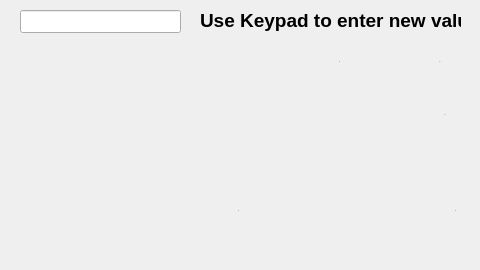
<?xml version="1.0" encoding="UTF-8"?>
<ui version="4.0">
 <class>Keypad</class>
 <widget class="QDialog" name="Keypad">
  <property name="geometry">
   <rect>
    <x>0</x>
    <y>0</y>
    <width>480</width>
    <height>270</height>
   </rect>
  </property>
  <property name="font">
   <font>
    <pointsize>14</pointsize>
    <weight>75</weight>
    <bold>true</bold>
   </font>
  </property>
  <property name="windowTitle">
   <string>Dialog</string>
  </property>
  <property name="styleSheet">
   <string notr="true">background-image: url(480x200/Touch-Keyboard.png);</string>
  </property>
  <widget class="QPushButton" name="vbutton">
   <property name="geometry">
    <rect>
     <x>162</x>
     <y>140</y>
     <width>35</width>
     <height>39</height>
    </rect>
   </property>
   <property name="font">
    <font>
     <pointsize>1</pointsize>
     <weight>75</weight>
     <bold>true</bold>
    </font>
   </property>
   <property name="styleSheet">
    <string notr="true">background-image: url(:/images/empty.png);
color: rgb(255, 255, 0);
border-radius:10px;</string>
   </property>
   <property name="text">
    <string>A</string>
   </property>
  </widget>
  <widget class="QPushButton" name="zbutton">
   <property name="geometry">
    <rect>
     <x>42</x>
     <y>140</y>
     <width>35</width>
     <height>39</height>
    </rect>
   </property>
   <property name="font">
    <font>
     <pointsize>1</pointsize>
     <weight>75</weight>
     <bold>true</bold>
    </font>
   </property>
   <property name="styleSheet">
    <string notr="true">background-image: url(:/images/empty.png);
color: rgb(255, 255, 0);
border-radius:10px;</string>
   </property>
   <property name="text">
    <string>A</string>
   </property>
  </widget>
  <widget class="QPushButton" name="cbutton">
   <property name="geometry">
    <rect>
     <x>122</x>
     <y>140</y>
     <width>35</width>
     <height>39</height>
    </rect>
   </property>
   <property name="font">
    <font>
     <pointsize>1</pointsize>
     <weight>75</weight>
     <bold>true</bold>
    </font>
   </property>
   <property name="styleSheet">
    <string notr="true">background-image: url(:/images/empty.png);
color: rgb(255, 255, 0);
border-radius:10px;</string>
   </property>
   <property name="text">
    <string>A</string>
   </property>
  </widget>
  <widget class="QPushButton" name="pbutton">
   <property name="geometry">
    <rect>
     <x>362</x>
     <y>40</y>
     <width>35</width>
     <height>43</height>
    </rect>
   </property>
   <property name="font">
    <font>
     <pointsize>1</pointsize>
     <weight>75</weight>
     <bold>true</bold>
    </font>
   </property>
   <property name="styleSheet">
    <string notr="true">background-image: url(:/images/empty.png);
color: rgb(255, 255, 0);
border-radius:10px;</string>
   </property>
   <property name="text">
    <string>A</string>
   </property>
  </widget>
  <widget class="QPushButton" name="ibutton">
   <property name="geometry">
    <rect>
     <x>282</x>
     <y>40</y>
     <width>35</width>
     <height>43</height>
    </rect>
   </property>
   <property name="font">
    <font>
     <pointsize>1</pointsize>
     <weight>75</weight>
     <bold>true</bold>
    </font>
   </property>
   <property name="styleSheet">
    <string notr="true">background-image: url(:/images/empty.png);
color: rgb(255, 255, 0);
border-radius:10px;</string>
   </property>
   <property name="text">
    <string>A</string>
   </property>
  </widget>
  <widget class="QPushButton" name="jbutton">
   <property name="geometry">
    <rect>
     <x>252</x>
     <y>92</y>
     <width>35</width>
     <height>43</height>
    </rect>
   </property>
   <property name="font">
    <font>
     <pointsize>1</pointsize>
     <weight>75</weight>
     <bold>true</bold>
    </font>
   </property>
   <property name="styleSheet">
    <string notr="true">background-image: url(:/images/empty.png);
color: rgb(255, 255, 0);
border-radius:10px;</string>
   </property>
   <property name="text">
    <string>A</string>
   </property>
  </widget>
  <widget class="QPushButton" name="spacebutton">
   <property name="geometry">
    <rect>
     <x>122</x>
     <y>190</y>
     <width>233</width>
     <height>41</height>
    </rect>
   </property>
   <property name="font">
    <font>
     <pointsize>1</pointsize>
     <weight>75</weight>
     <bold>true</bold>
    </font>
   </property>
   <property name="styleSheet">
    <string notr="true">background-image: url(:/images/empty.png);

border-radius:10px;</string>
   </property>
   <property name="text">
    <string>A</string>
   </property>
  </widget>
  <widget class="QPushButton" name="fbutton">
   <property name="geometry">
    <rect>
     <x>132</x>
     <y>92</y>
     <width>35</width>
     <height>42</height>
    </rect>
   </property>
   <property name="font">
    <font>
     <pointsize>1</pointsize>
     <weight>75</weight>
     <bold>true</bold>
    </font>
   </property>
   <property name="styleSheet">
    <string notr="true">background-image: url(:/images/empty.png);
color: rgb(255, 255, 0);
border-radius:10px;</string>
   </property>
   <property name="text">
    <string>A</string>
   </property>
  </widget>
  <widget class="QPushButton" name="sbutton">
   <property name="geometry">
    <rect>
     <x>52</x>
     <y>92</y>
     <width>35</width>
     <height>43</height>
    </rect>
   </property>
   <property name="font">
    <font>
     <pointsize>1</pointsize>
     <weight>75</weight>
     <bold>true</bold>
    </font>
   </property>
   <property name="styleSheet">
    <string notr="true">background-image: url(:/images/empty.png);
color: rgb(255, 255, 0);
border-radius:10px;</string>
   </property>
   <property name="text">
    <string>A</string>
   </property>
  </widget>
  <widget class="QPushButton" name="dbutton">
   <property name="geometry">
    <rect>
     <x>92</x>
     <y>92</y>
     <width>35</width>
     <height>43</height>
    </rect>
   </property>
   <property name="font">
    <font>
     <pointsize>1</pointsize>
     <weight>75</weight>
     <bold>true</bold>
    </font>
   </property>
   <property name="styleSheet">
    <string notr="true">background-image: url(:/images/empty.png);
color: rgb(255, 255, 0);
border-radius:10px;</string>
   </property>
   <property name="text">
    <string>A</string>
   </property>
  </widget>
  <widget class="QPushButton" name="obutton">
   <property name="geometry">
    <rect>
     <x>322</x>
     <y>40</y>
     <width>35</width>
     <height>43</height>
    </rect>
   </property>
   <property name="font">
    <font>
     <pointsize>1</pointsize>
     <weight>75</weight>
     <bold>true</bold>
    </font>
   </property>
   <property name="styleSheet">
    <string notr="true">background-image: url(:/images/empty.png);
border-radius:10px;</string>
   </property>
   <property name="text">
    <string>A</string>
   </property>
  </widget>
  <widget class="QPushButton" name="kbutton">
   <property name="geometry">
    <rect>
     <x>292</x>
     <y>92</y>
     <width>35</width>
     <height>43</height>
    </rect>
   </property>
   <property name="font">
    <font>
     <pointsize>1</pointsize>
     <weight>75</weight>
     <bold>true</bold>
    </font>
   </property>
   <property name="styleSheet">
    <string notr="true">background-image: url(:/images/empty.png);
color: rgb(255, 255, 0);
border-radius:10px;</string>
   </property>
   <property name="text">
    <string>A</string>
   </property>
  </widget>
  <widget class="QPushButton" name="nbutton">
   <property name="geometry">
    <rect>
     <x>242</x>
     <y>140</y>
     <width>35</width>
     <height>39</height>
    </rect>
   </property>
   <property name="font">
    <font>
     <pointsize>1</pointsize>
     <weight>75</weight>
     <bold>true</bold>
    </font>
   </property>
   <property name="styleSheet">
    <string notr="true">background-image: url(:/images/empty.png);
color: rgb(255, 255, 0);
border-radius:10px;</string>
   </property>
   <property name="text">
    <string>A</string>
   </property>
  </widget>
  <widget class="QPushButton" name="wbutton">
   <property name="geometry">
    <rect>
     <x>42</x>
     <y>40</y>
     <width>35</width>
     <height>43</height>
    </rect>
   </property>
   <property name="font">
    <font>
     <pointsize>1</pointsize>
     <weight>75</weight>
     <bold>true</bold>
    </font>
   </property>
   <property name="styleSheet">
    <string notr="true">background-image: url(:/images/empty.png);
color: rgb(255, 255, 0);
border-radius:10px;</string>
   </property>
   <property name="text">
    <string>A</string>
   </property>
  </widget>
  <widget class="QPushButton" name="gbutton">
   <property name="geometry">
    <rect>
     <x>172</x>
     <y>92</y>
     <width>35</width>
     <height>43</height>
    </rect>
   </property>
   <property name="font">
    <font>
     <pointsize>1</pointsize>
     <weight>75</weight>
     <bold>true</bold>
    </font>
   </property>
   <property name="styleSheet">
    <string notr="true">background-image: url(:/images/empty.png);
color: rgb(255, 255, 0);
border-radius:10px;</string>
   </property>
   <property name="text">
    <string>A</string>
   </property>
  </widget>
  <widget class="QPushButton" name="ebutton">
   <property name="geometry">
    <rect>
     <x>82</x>
     <y>40</y>
     <width>35</width>
     <height>43</height>
    </rect>
   </property>
   <property name="font">
    <font>
     <pointsize>1</pointsize>
     <weight>75</weight>
     <bold>true</bold>
    </font>
   </property>
   <property name="styleSheet">
    <string notr="true">background-image: url(:/images/empty.png);
color: rgb(255, 255, 0);
border-radius:10px;</string>
   </property>
   <property name="text">
    <string>A</string>
   </property>
  </widget>
  <widget class="QPushButton" name="rbutton">
   <property name="geometry">
    <rect>
     <x>122</x>
     <y>40</y>
     <width>35</width>
     <height>43</height>
    </rect>
   </property>
   <property name="font">
    <font>
     <pointsize>1</pointsize>
     <weight>75</weight>
     <bold>true</bold>
    </font>
   </property>
   <property name="styleSheet">
    <string notr="true">background-image: url(:/images/empty.png);
color: rgb(255, 255, 0);
border-radius:10px;</string>
   </property>
   <property name="text">
    <string>A</string>
   </property>
  </widget>
  <widget class="QPushButton" name="hbutton">
   <property name="geometry">
    <rect>
     <x>212</x>
     <y>92</y>
     <width>35</width>
     <height>43</height>
    </rect>
   </property>
   <property name="font">
    <font>
     <pointsize>1</pointsize>
     <weight>75</weight>
     <bold>true</bold>
    </font>
   </property>
   <property name="styleSheet">
    <string notr="true">background-image: url(:/images/empty.png);
color: rgb(255, 255, 0);
border-radius:10px;</string>
   </property>
   <property name="text">
    <string>A</string>
   </property>
  </widget>
  <widget class="QPushButton" name="ybutton">
   <property name="geometry">
    <rect>
     <x>202</x>
     <y>40</y>
     <width>35</width>
     <height>43</height>
    </rect>
   </property>
   <property name="font">
    <font>
     <pointsize>1</pointsize>
     <weight>75</weight>
     <bold>true</bold>
    </font>
   </property>
   <property name="styleSheet">
    <string notr="true">background-image: url(:/images/empty.png);
color: rgb(255, 255, 0);
border-radius:10px;</string>
   </property>
   <property name="text">
    <string>A</string>
   </property>
  </widget>
  <widget class="QPushButton" name="tbutton">
   <property name="geometry">
    <rect>
     <x>162</x>
     <y>40</y>
     <width>35</width>
     <height>43</height>
    </rect>
   </property>
   <property name="font">
    <font>
     <pointsize>1</pointsize>
     <weight>75</weight>
     <bold>true</bold>
    </font>
   </property>
   <property name="styleSheet">
    <string notr="true">background-image: url(:/images/empty.png);
color: rgb(255, 255, 0);
border-radius:10px;</string>
   </property>
   <property name="text">
    <string>A</string>
   </property>
  </widget>
  <widget class="QPushButton" name="xbutton">
   <property name="geometry">
    <rect>
     <x>77</x>
     <y>140</y>
     <width>35</width>
     <height>39</height>
    </rect>
   </property>
   <property name="font">
    <font>
     <pointsize>1</pointsize>
     <weight>75</weight>
     <bold>true</bold>
    </font>
   </property>
   <property name="styleSheet">
    <string notr="true">background-image: url(:/images/empty.png);
color: rgb(255, 255, 0);
border-radius:10px;</string>
   </property>
   <property name="text">
    <string>A</string>
   </property>
  </widget>
  <widget class="QPushButton" name="donebutton">
   <property name="geometry">
    <rect>
     <x>412</x>
     <y>93</y>
     <width>66</width>
     <height>43</height>
    </rect>
   </property>
   <property name="font">
    <font>
     <pointsize>1</pointsize>
     <weight>75</weight>
     <bold>true</bold>
    </font>
   </property>
   <property name="styleSheet">
    <string notr="true">background-image: url(:/images/empty.png);
border-radius:10px;</string>
   </property>
   <property name="text">
    <string>A</string>
   </property>
  </widget>
  <widget class="QPushButton" name="bbutton">
   <property name="geometry">
    <rect>
     <x>202</x>
     <y>140</y>
     <width>35</width>
     <height>39</height>
    </rect>
   </property>
   <property name="font">
    <font>
     <pointsize>1</pointsize>
     <weight>75</weight>
     <bold>true</bold>
    </font>
   </property>
   <property name="styleSheet">
    <string notr="true">background-image: url(:/images/empty.png);
color: rgb(255, 255, 0);
border-radius:10px;</string>
   </property>
   <property name="text">
    <string>A</string>
   </property>
  </widget>
  <widget class="QPushButton" name="mbutton">
   <property name="geometry">
    <rect>
     <x>282</x>
     <y>140</y>
     <width>35</width>
     <height>39</height>
    </rect>
   </property>
   <property name="font">
    <font>
     <pointsize>1</pointsize>
     <weight>75</weight>
     <bold>true</bold>
    </font>
   </property>
   <property name="styleSheet">
    <string notr="true">background-image: url(:/images/empty.png);
color: rgb(255, 255, 0);
border-radius:10px;</string>
   </property>
   <property name="text">
    <string>A</string>
   </property>
  </widget>
  <widget class="QPushButton" name="ubutton">
   <property name="geometry">
    <rect>
     <x>242</x>
     <y>40</y>
     <width>35</width>
     <height>43</height>
    </rect>
   </property>
   <property name="font">
    <font>
     <pointsize>1</pointsize>
     <weight>75</weight>
     <bold>true</bold>
    </font>
   </property>
   <property name="styleSheet">
    <string notr="true">background-image: url(:/images/empty.png);
color: rgb(255, 255, 0);
border-radius:10px;</string>
   </property>
   <property name="text">
    <string>A</string>
   </property>
  </widget>
  <widget class="QPushButton" name="bpbutton">
   <property name="geometry">
    <rect>
     <x>402</x>
     <y>40</y>
     <width>76</width>
     <height>43</height>
    </rect>
   </property>
   <property name="font">
    <font>
     <pointsize>1</pointsize>
     <weight>75</weight>
     <bold>true</bold>
    </font>
   </property>
   <property name="styleSheet">
    <string notr="true">background-image: url(:/images/empty.png);
border-radius:10px;</string>
   </property>
   <property name="text">
    <string>A</string>
   </property>
  </widget>
  <widget class="QPushButton" name="lbutton">
   <property name="geometry">
    <rect>
     <x>332</x>
     <y>92</y>
     <width>35</width>
     <height>43</height>
    </rect>
   </property>
   <property name="font">
    <font>
     <pointsize>1</pointsize>
     <weight>75</weight>
     <bold>true</bold>
    </font>
   </property>
   <property name="styleSheet">
    <string notr="true">background-image: url(:/images/empty.png);
color: rgb(255, 255, 0);
border-radius:10px;</string>
   </property>
   <property name="text">
    <string>A</string>
   </property>
  </widget>
  <widget class="QPushButton" name="abutton">
   <property name="geometry">
    <rect>
     <x>13</x>
     <y>92</y>
     <width>35</width>
     <height>43</height>
    </rect>
   </property>
   <property name="font">
    <font>
     <pointsize>1</pointsize>
     <weight>75</weight>
     <bold>true</bold>
    </font>
   </property>
   <property name="styleSheet">
    <string notr="true">background-image: url(:/images/empty.png);
color: rgb(255, 255, 0);
border-radius:10px;</string>
   </property>
   <property name="text">
    <string>A</string>
   </property>
  </widget>
  <widget class="QPushButton" name="numbutton">
   <property name="geometry">
    <rect>
     <x>2</x>
     <y>140</y>
     <width>35</width>
     <height>39</height>
    </rect>
   </property>
   <property name="font">
    <font>
     <pointsize>1</pointsize>
     <weight>75</weight>
     <bold>true</bold>
    </font>
   </property>
   <property name="styleSheet">
    <string notr="true">background-image: url(:/images/empty.png);
color: rgb(255, 255, 0);
border-radius:10px;</string>
   </property>
   <property name="text">
    <string>A</string>
   </property>
  </widget>
  <widget class="QPushButton" name="qbutton">
   <property name="geometry">
    <rect>
     <x>2</x>
     <y>40</y>
     <width>35</width>
     <height>43</height>
    </rect>
   </property>
   <property name="font">
    <font>
     <pointsize>1</pointsize>
     <weight>75</weight>
     <bold>true</bold>
    </font>
   </property>
   <property name="styleSheet">
    <string notr="true">background-image: url(:/images/empty.png);
color: rgb(255, 255, 0);
border-radius:10px;</string>
   </property>
   <property name="text">
    <string>A</string>
   </property>
  </widget>
  <widget class="QPushButton" name="numbutton_2">
   <property name="geometry">
    <rect>
     <x>442</x>
     <y>140</y>
     <width>35</width>
     <height>39</height>
    </rect>
   </property>
   <property name="font">
    <font>
     <pointsize>1</pointsize>
     <weight>75</weight>
     <bold>true</bold>
    </font>
   </property>
   <property name="styleSheet">
    <string notr="true">background-image: url(:/images/empty.png);
color: rgb(255, 255, 0);
border-radius:10px;</string>
   </property>
   <property name="text">
    <string>A</string>
   </property>
  </widget>
  <widget class="QPushButton" name="donebutton_2">
   <property name="geometry">
    <rect>
     <x>438</x>
     <y>190</y>
     <width>35</width>
     <height>41</height>
    </rect>
   </property>
   <property name="font">
    <font>
     <pointsize>1</pointsize>
     <weight>75</weight>
     <bold>true</bold>
    </font>
   </property>
   <property name="styleSheet">
    <string notr="true">background-image: url(:/images/empty.png);
border-radius:10px;</string>
   </property>
   <property name="text">
    <string>A</string>
   </property>
  </widget>
  <widget class="QPushButton" name="apostrophe">
   <property name="geometry">
    <rect>
     <x>372</x>
     <y>92</y>
     <width>35</width>
     <height>43</height>
    </rect>
   </property>
   <property name="font">
    <font>
     <pointsize>1</pointsize>
     <weight>75</weight>
     <bold>true</bold>
    </font>
   </property>
   <property name="styleSheet">
    <string notr="true">background-image: url(:/images/empty.png);
color: rgb(255, 255, 0);
border-radius:10px;</string>
   </property>
   <property name="text">
    <string>A</string>
   </property>
  </widget>
  <widget class="QPushButton" name="comma">
   <property name="geometry">
    <rect>
     <x>322</x>
     <y>140</y>
     <width>35</width>
     <height>39</height>
    </rect>
   </property>
   <property name="font">
    <font>
     <pointsize>1</pointsize>
     <weight>75</weight>
     <bold>true</bold>
    </font>
   </property>
   <property name="styleSheet">
    <string notr="true">background-image: url(:/images/empty.png);
color: rgb(255, 255, 0);
border-radius:10px;</string>
   </property>
   <property name="text">
    <string>A</string>
   </property>
  </widget>
  <widget class="QPushButton" name="fstop">
   <property name="geometry">
    <rect>
     <x>362</x>
     <y>140</y>
     <width>35</width>
     <height>39</height>
    </rect>
   </property>
   <property name="font">
    <font>
     <pointsize>1</pointsize>
     <weight>75</weight>
     <bold>true</bold>
    </font>
   </property>
   <property name="styleSheet">
    <string notr="true">background-image: url(:/images/empty.png);
color: rgb(255, 255, 0);
border-radius:10px;</string>
   </property>
   <property name="text">
    <string>A</string>
   </property>
  </widget>
  <widget class="QPushButton" name="question">
   <property name="geometry">
    <rect>
     <x>402</x>
     <y>140</y>
     <width>35</width>
     <height>39</height>
    </rect>
   </property>
   <property name="font">
    <font>
     <pointsize>1</pointsize>
     <weight>75</weight>
     <bold>true</bold>
    </font>
   </property>
   <property name="styleSheet">
    <string notr="true">background-image: url(:/images/empty.png);
color: rgb(255, 255, 0);
border-radius:10px;</string>
   </property>
   <property name="text">
    <string>A</string>
   </property>
  </widget>
  <widget class="QPushButton" name="numbutton_3">
   <property name="geometry">
    <rect>
     <x>2</x>
     <y>190</y>
     <width>35</width>
     <height>40</height>
    </rect>
   </property>
   <property name="font">
    <font>
     <pointsize>1</pointsize>
     <weight>75</weight>
     <bold>true</bold>
    </font>
   </property>
   <property name="styleSheet">
    <string notr="true">background-image: url(:/images/empty.png);
color: rgb(255, 255, 255);
border-radius:10px;</string>
   </property>
   <property name="text">
    <string>A</string>
   </property>
  </widget>
  <widget class="QPushButton" name="numbutton_4">
   <property name="geometry">
    <rect>
     <x>400</x>
     <y>190</y>
     <width>35</width>
     <height>41</height>
    </rect>
   </property>
   <property name="font">
    <font>
     <pointsize>1</pointsize>
     <weight>75</weight>
     <bold>true</bold>
    </font>
   </property>
   <property name="styleSheet">
    <string notr="true">background-image: url(:/images/empty.png);
color: rgb(255, 255, 255);
border-radius:10px;</string>
   </property>
   <property name="text">
    <string>A</string>
   </property>
  </widget>
  <widget class="QLineEdit" name="lineEdit">
   <property name="geometry">
    <rect>
     <x>20</x>
     <y>10</y>
     <width>161</width>
     <height>23</height>
    </rect>
   </property>
  </widget>
  <widget class="QLabel" name="label">
   <property name="geometry">
    <rect>
     <x>200</x>
     <y>10</y>
     <width>261</width>
     <height>21</height>
    </rect>
   </property>
   <property name="text">
    <string>Use Keypad to enter new value</string>
   </property>
  </widget>
  <zorder>vbutton</zorder>
  <zorder>zbutton</zorder>
  <zorder>cbutton</zorder>
  <zorder>pbutton</zorder>
  <zorder>ibutton</zorder>
  <zorder>jbutton</zorder>
  <zorder>spacebutton</zorder>
  <zorder>fbutton</zorder>
  <zorder>sbutton</zorder>
  <zorder>dbutton</zorder>
  <zorder>obutton</zorder>
  <zorder>kbutton</zorder>
  <zorder>nbutton</zorder>
  <zorder>wbutton</zorder>
  <zorder>gbutton</zorder>
  <zorder>ebutton</zorder>
  <zorder>rbutton</zorder>
  <zorder>hbutton</zorder>
  <zorder>ybutton</zorder>
  <zorder>tbutton</zorder>
  <zorder>xbutton</zorder>
  <zorder>donebutton</zorder>
  <zorder>bbutton</zorder>
  <zorder>mbutton</zorder>
  <zorder>ubutton</zorder>
  <zorder>bpbutton</zorder>
  <zorder>lbutton</zorder>
  <zorder>abutton</zorder>
  <zorder>numbutton</zorder>
  <zorder>numbutton_2</zorder>
  <zorder>donebutton_2</zorder>
  <zorder>apostrophe</zorder>
  <zorder>comma</zorder>
  <zorder>fstop</zorder>
  <zorder>question</zorder>
  <zorder>numbutton_3</zorder>
  <zorder>numbutton_4</zorder>
  <zorder>qbutton</zorder>
  <zorder>lineEdit</zorder>
  <zorder>label</zorder>
 </widget>
 <resources/>
 <connections/>
</ui>
